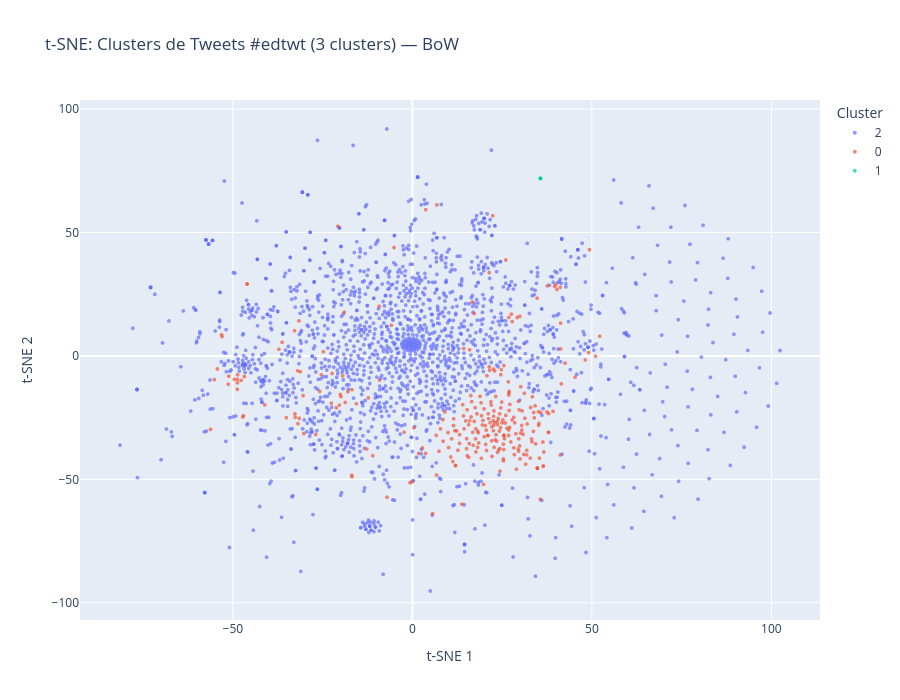

The cell this chart's notebook holds for it:
### Code cell
perplexity = min(30, len(documentos) // 5)
tsne = TSNE(n_components=2, random_state=seed, perplexity=perplexity, max_iter=1000)
vetores_tsne = tsne.fit_transform(vetores_centralizados)

plot_df_tsne = pd.DataFrame({
    't-SNE 1': vetores_tsne[:, 0],
    't-SNE 2': vetores_tsne[:, 1],
    'Cluster': df_cluster['Cluster'].astype(str),
    'Tweet': [t.replace('\n', ' ')[:60] + ('...' if len(t) > 60 else '') for t in documentos]
})

fig_tsne = px.scatter(
    plot_df_tsne, x='t-SNE 1', y='t-SNE 2', color='Cluster',
    title=f't-SNE: Clusters de Tweets #edtwt ({num_clusters} clusters) — BoW',
    hover_data={'t-SNE 1': ':.2f', 't-SNE 2': ':.2f', 'Cluster': True, 'Tweet': True},
    width=900, height=700
)
fig_tsne.update_traces(marker=dict(size=4, opacity=0.7))
fig_tsne.show()

### Figure 1 — Plotly figure (JSON) as saved in the notebook; plotly's stock layout.template omitted (floating-point values rounded to 4 significant figures; data arrays with more than 128 entries replaced by an {"elided": "..."} marker saying what was removed)
{"data": [{"customdata": {"elided": "2035x2 str values"}, "hovertemplate": "Cluster=%{customdata[0]}<br>t-SNE 1=%{x:.2f}<br>t-SNE 2=%{y:.2f}<br>Tweet=%{customdata[1]}<extra></extra>", "legendgroup": "2", "marker": {"color": "#636efa", "opacity": 0.7, "size": 4, "symbol": "circle"}, "mode": "markers", "name": "2", "showlegend": true, "type": "scattergl", "x": {"elided": "2035 float values"}, "xaxis": "x", "y": {"elided": "2035 float values"}, "yaxis": "y"}, {"customdata": {"elided": "296x2 str values"}, "hovertemplate": "Cluster=%{customdata[0]}<br>t-SNE 1=%{x:.2f}<br>t-SNE 2=%{y:.2f}<br>Tweet=%{customdata[1]}<extra></extra>", "legendgroup": "0", "marker": {"color": "#EF553B", "opacity": 0.7, "size": 4, "symbol": "circle"}, "mode": "markers", "name": "0", "showlegend": true, "type": "scattergl", "x": {"elided": "296 float values"}, "xaxis": "x", "y": {"elided": "296 float values"}, "yaxis": "y"}, {"customdata": [["1", "Uma mulher de 40 anos agindo como adolescente, antes do ates..."], ["1", "Uma mulher de 40 anos agindo como adolescente, antes do ates..."], ["1", "Uma mulher de 40 anos agindo como adolescente, antes do ates..."], ["1", "Uma mulher de 40 anos agindo como adolescente, antes do ates..."], ["1", "Uma mulher de 40 anos agindo como adolescente, antes do ates..."], ["1", "Uma mulher de 40 anos agindo como adolescente, antes do ates..."], ["1", "Uma mulher de 40 anos agindo como adolescente, antes do ates..."], ["1", "Uma mulher de 40 anos agindo como adolescente, antes do ates..."], ["1", "Uma mulher de 40 anos agindo como adolescente, antes do ates..."], ["1", "Uma mulher de 40 anos agindo como adolescente, antes do ates..."], ["1", "Uma mulher de 40 anos agindo como adolescente, antes do ates..."], ["1", "Uma mulher de 40 anos agindo como adolescente, antes do ates..."], ["1", "Uma mulher de 40 anos agindo como adolescente, antes do ates..."], ["1", "Uma mulher de 40 anos agindo como adolescente, antes do ates..."], ["1", "Uma mulher de 40 anos agindo como adolescente, antes do ates..."], ["1", "Uma mulher de 40 anos agindo como adolescente, antes do ates..."], ["1", "Uma mulher de 40 anos agindo como adolescente, antes do ates..."], ["1", "Uma mulher de 40 anos agindo como adolescente, antes do ates..."], ["1", "Uma mulher de 40 anos agindo como adolescente, antes do ates..."], ["1", "Uma mulher de 40 anos agindo como adolescente, antes do ates..."], ["1", "Uma mulher de 40 anos agindo como adolescente, antes do ates..."], ["1", "Uma mulher de 40 anos agindo como adolescente, antes do ates..."]], "hovertemplate": "Cluster=%{customdata[0]}<br>t-SNE 1=%{x:.2f}<br>t-SNE 2=%{y:.2f}<br>Tweet=%{customdata[1]}<extra></extra>", "legendgroup": "1", "marker": {"color": "#00cc96", "opacity": 0.7, "size": 4, "symbol": "circle"}, "mode": "markers", "name": "1", "showlegend": true, "type": "scattergl", "x": [35.66, 35.66, 35.66, 35.66, 35.66, 35.66, 35.66, 35.66, 35.66, 35.66, 35.66, 35.66, 35.66, 35.66, 35.66, 35.66, 35.66, 35.66, 35.66, 35.66, 35.66, 35.66], "xaxis": "x", "y": [71.89, 71.89, 71.89, 71.89, 71.89, 71.89, 71.89, 71.89, 71.89, 71.89, 71.89, 71.89, 71.89, 71.89, 71.89, 71.89, 71.89, 71.89, 71.89, 71.89, 71.89, 71.89], "yaxis": "y"}], "layout": {"height": 700, "legend": {"title": {"text": "Cluster"}, "tracegroupgap": 0}, "title": {"text": "t-SNE: Clusters de Tweets #edtwt (3 clusters) — BoW"}, "width": 900, "xaxis": {"anchor": "y", "domain": [0, 1], "title": {"text": "t-SNE 1"}}, "yaxis": {"anchor": "x", "domain": [0, 1], "title": {"text": "t-SNE 2"}}}}
